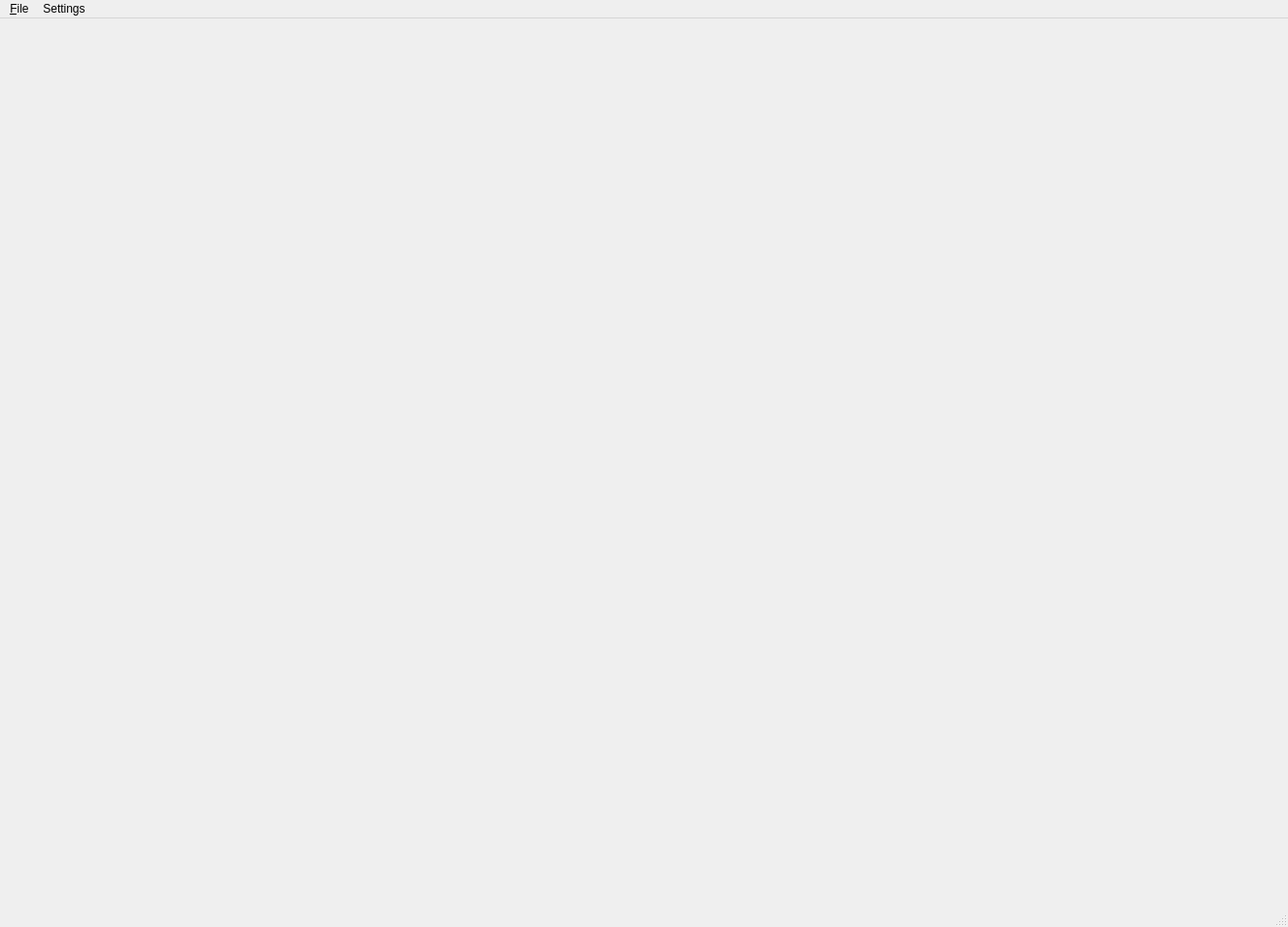
<?xml version="1.0" encoding="UTF-8"?>
<ui version="4.0">
 <class>MainWindow</class>
 <widget class="QMainWindow" name="MainWindow">
  <property name="geometry">
   <rect>
    <x>0</x>
    <y>0</y>
    <width>1326</width>
    <height>954</height>
   </rect>
  </property>
  <property name="windowTitle">
   <string>MainWindow</string>
  </property>
  <widget class="QWidget" name="centralwidget"/>
  <widget class="QMenuBar" name="menubar">
   <property name="geometry">
    <rect>
     <x>0</x>
     <y>0</y>
     <width>1326</width>
     <height>39</height>
    </rect>
   </property>
   <widget class="QMenu" name="menu_File">
    <property name="title">
     <string>&amp;File</string>
    </property>
    <addaction name="action_Connect"/>
    <addaction name="separator"/>
    <addaction name="action_Quit"/>
   </widget>
   <widget class="QMenu" name="menuSettings">
    <property name="title">
     <string>Settings</string>
    </property>
   </widget>
   <addaction name="menu_File"/>
   <addaction name="menuSettings"/>
  </widget>
  <widget class="QStatusBar" name="statusbar"/>
  <action name="action_Quit">
   <property name="text">
    <string>&amp;Quit</string>
   </property>
  </action>
  <action name="action_Connect">
   <property name="text">
    <string>&amp;Connect...</string>
   </property>
   <property name="toolTip">
    <string>Connect to a Nintendo Switch</string>
   </property>
  </action>
 </widget>
 <resources/>
 <connections>
  <connection>
   <sender>action_Quit</sender>
   <signal>triggered()</signal>
   <receiver>MainWindow</receiver>
   <slot>close()</slot>
   <hints>
    <hint type="sourcelabel">
     <x>-1</x>
     <y>-1</y>
    </hint>
    <hint type="destinationlabel">
     <x>399</x>
     <y>299</y>
    </hint>
   </hints>
  </connection>
 </connections>
</ui>
